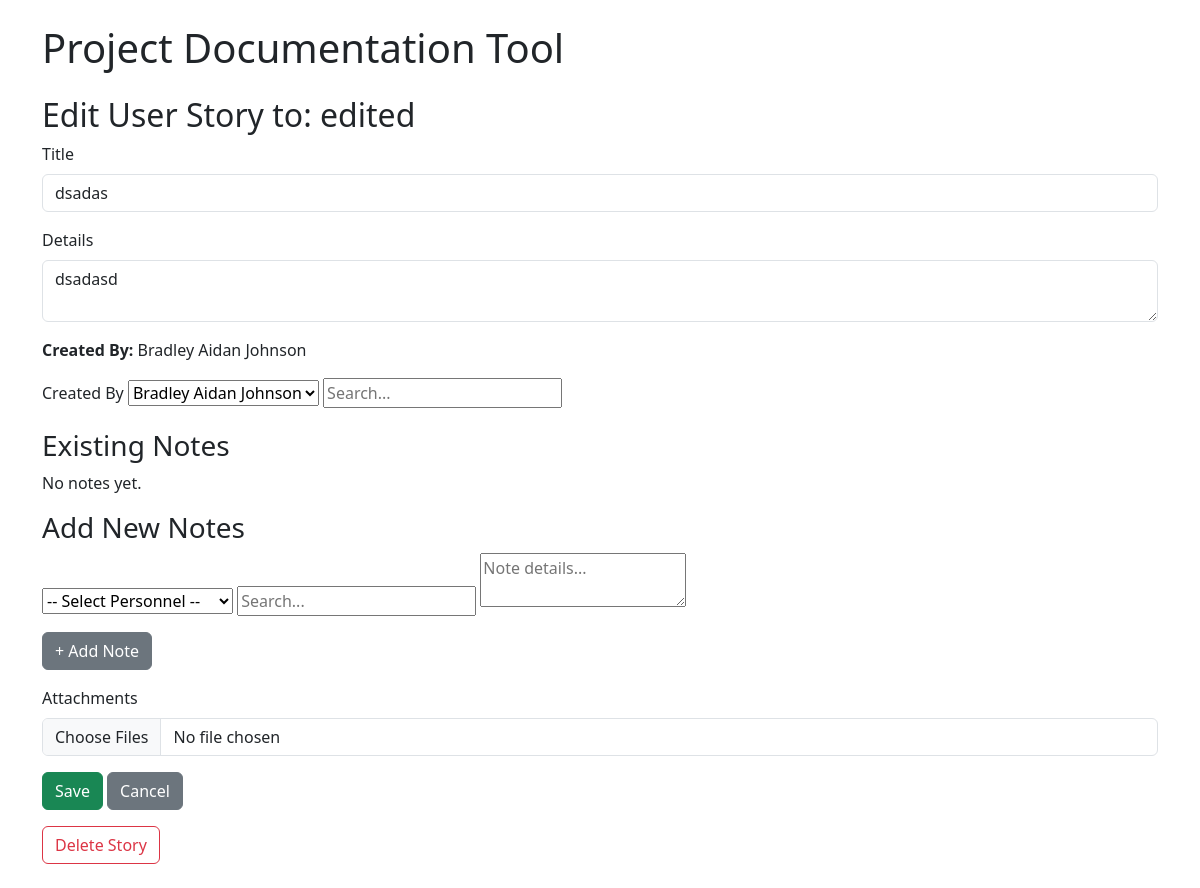
/story/1/edit, run on the app's committed database.
### models.py (models this page shows, shortened)
class Feature(db.Model):
    id = db.Column(db.Integer, primary_key=True)
    project_id = db.Column(db.Integer, db.ForeignKey('project.id'), nullable=False)
    parent_feature_id = db.Column(db.Integer, db.ForeignKey('feature.id'), nullable=True)
    title = db.Column(db.String(200), nullable=True)
    description = db.Column(db.Text)
    created_at = db.Column(db.DateTime, default=datetime.utcnow)
    parent = db.relationship('Feature', remote_side=[id], backref='subfeatures')
    user_stories = db.relationship('UserStory', backref='feature', lazy=True, cascade="all, delete-orphan")

class UserStory(db.Model):
    id = db.Column(db.Integer, primary_key=True)
    feature_id = db.Column(db.Integer, db.ForeignKey('feature.id'), nullable=False)
    title = db.Column(db.String(200), nullable=True)
    details = db.Column(db.Text)
    created_by_id = db.Column(db.Integer, db.ForeignKey('personnel.id'))
    created_by = db.relationship('Personnel', foreign_keys=[created_by_id])
    created_at = db.Column(db.DateTime, default=datetime.utcnow)
    image_path = db.Column(db.String(255))
    ado_added = db.Column(db.Boolean, default=False)
    attachments = db.relationship('Attachment', backref='story', lazy=True, cascade="all, delete-orphan")
    notes = db.relationship('Note', back_populates='story', cascade="all, delete-orphan")

class Personnel(db.Model):
    id = db.Column(db.Integer, primary_key=True)
    name = db.Column(db.String(100), nullable=False)
    email = db.Column(db.String(120), unique=True)
    role = db.Column(db.String(50))
    scope = db.Column(db.String(100))
    notes = db.relationship('Note', backref='personnel', lazy=True)

### app.py (the view, shortened to what this page needs)
@app.route("/story/<int:story_id>/edit", methods=["GET", "POST"])
def edit_story(story_id):
    story = UserStory.query.get_or_404(story_id)
    personnel = Personnel.query.order_by(Personnel.name).all()
    return render_template("story_form.html", story=story, personnel=personnel, feature=story.feature)

### templates/story_form.html (shortened to what this page needs)
{% extends 'base.html' %}
{% block content %}
<h2>{{ 'Edit' if story else 'Add' }} User Story to: {{ feature.title }}</h2>
<form method="POST" enctype="multipart/form-data">
  <div class="mb-3">
    <label class="form-label">Title</label>
    <input name="title" class="form-control" value="{{ story.title if story else '' }}" required />
  </div>
  <div class="mb-3">
    <label class="form-label">Details</label>
    <textarea name="details" class="form-control" required>{{ story.details if story else '' }}</textarea>
  </div>
<p><strong>Created By:</strong> {{ story.created_by.name if story and story.created_by else "Unknown" }}</p>
<div class="mb-3">
  <label class="form-label">Created By</label>
  <select class="person-select" name="created_by_id">
    {% for person in personnel %}
      <option value="{{ person.id }}"
        {% if story and story.created_by and story.created_by.id == person.id %} selected {% endif %}>
        {{ person.name }}
      </option>
    {% endfor %}
  </select>
  <input type="text" class="person-autocomplete" placeholder="Search...">
</div>
  <div class="mb-3">
    <h3>Existing Notes</h3>
    {% if story and story.notes %}
    <table border="1" class="table">
      <tr><th>Date</th><th>Details</th><th>Personnel</th></tr>
      {% for note in story.notes %}
      <tr>
        <td>{{ note.created_at.strftime('%Y-%m-%d') }}</td>
        <td>{{ note.details }}</td>
        <td>{{ note.personnel.name }}</td>
      </tr>
      {% endfor %}
    </table>
    {% else %}
    <p>No notes yet.</p>
    {% endif %}
  </div>
  <div id="notes-section" class="mb-3">
    <h3>Add New Notes</h3>
    <div id="notes-form">
      <div class="note-block mb-3">
        <select class="person-select" name="personnel_id[]">
          <option value="">-- Select Personnel --</option>
        </select>
        <input type="text" class="person-autocomplete" placeholder="Search...">
        <textarea name="note_details[]" placeholder="Note details..."></textarea>
      </div>
    </div>
    <button type="button" class="btn btn-secondary" onclick="addNoteBlock()">+ Add Note</button>
  </div>
  <div class="mb-3">
    <label class="form-label">Attachments</label>
    <input type="file" name="attachments" class="form-control" multiple />
  </div>
  <div class="d-flex justify-content-between align-items-center">
    <div>
      <button type="submit" class="btn btn-success">Save</button>
      <a href="{{ url_for('view_project', project_id=feature.project_id) }}" class="btn btn-secondary">Cancel</a>
    </div>
  </div>
</form>
{% if story %}
<form
  action="{{ url_for('delete_story', story_id=story.id) }}"
  method="post"
  onsubmit="return confirm('Are you sure you want to delete this story?');"
  style="margin-top: 1rem;"
>
  <button type="submit" class="btn btn-outline-danger">Delete Story</button>
</form>
{% endif %}
{% endblock %}

### data on the page
Feature: title "edited"
UserStory: title "dsadas", details "dsadasd"
Personnel: created_by "Bradley Aidan Johnson"

### other printed values
{{ 'Edit' if story else 'Add' }} "Edit"
form field created_by_id "Bradley Aidan Johnson"
